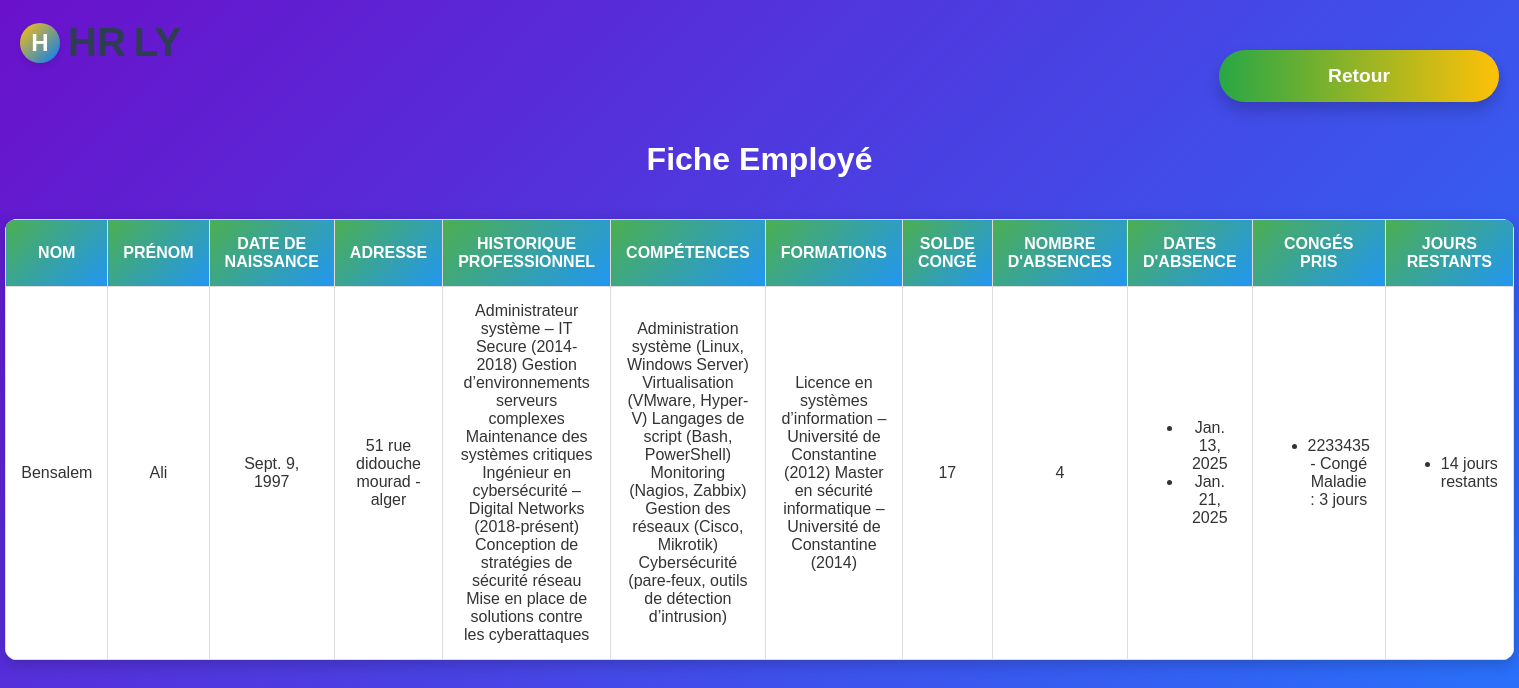
Page /main/6/ficheemploye/ on the committed database.
### projectapp/models.py (models this page shows, shortened)
class Employe(models.Model):
    CHOICE_SEXE =[('female','female'),('male','male')]
    code = models.CharField(max_length=10, unique=True)
    nom = models.CharField(max_length=100)
    prenom = models.CharField(max_length=100)
    date_naissance = models.DateField()
    date_embauche = models.DateField()
    adresse = models.TextField()
    id_service =  models.ForeignKey(Service,on_delete=models.CASCADE)
    historique_professionnel = models.TextField(blank=True, null=True)
    competences = models.TextField(blank=True, null=True)
    formations = models.TextField(blank=True, null=True)
    solde_conge = models.PositiveIntegerField(default=0)
    droits_conge = models.PositiveIntegerField(default=0)
    nb_absence = models.PositiveIntegerField(default=0)  # Compteur d'absences
    nb_massrouf=models.PositiveIntegerField(default=0)
    sexe=models.CharField(max_length=10,choices=CHOICE_SEXE)

class Absence(models.Model):
    employe = models.ForeignKey(Employe, on_delete=models.CASCADE, related_name='absences')
    date_absence = models.DateField()
    est_absent = models.BooleanField(default=True)

class Conge (models.Model):
    TYPE_CONGE_CHOICES = [
        ('ANNUEL', 'Congé Annuel'),
        ('MALADIE', 'Congé Maladie'),
        ('MATERNITE', 'Congé de Maternité'),
        ('PATERNITE', 'Congé de Paternité'),
        ('SANS_SOLDE', 'Congé Sans Solde'),
        ('AUTRE', 'Autre'),
    ]
    code_conge = models.CharField(max_length=10 , unique=True)
    date_debut = models.DateField()
    date_fin = models.DateField()
    id_employe=models.ForeignKey(Employe,on_delete=models.CASCADE)
    type_conge = models.CharField(max_length=20, choices=TYPE_CONGE_CHOICES)
    def get_nombre_jours(self):
        return (self.date_fin - self.date_debut).days + 1  # Inclure les deux jours

### projectapp/views.py (the view)
# urls.py: path('<int:pk>/ficheemploye/', views.fiche_employe, name='fiche_employe'),
def fiche_employe(request, pk):
    employe = get_object_or_404(Employe, pk=pk)
    congés = employe.conge_set.all()
    absences = Absence.objects.filter(employe=employe)
    conge_data = []
    for conge in congés:
        jours_pris = conge.get_nombre_jours()
        jours_restants = employe.solde_conge - jours_pris
        conge_data.append({
            'conge': conge,
            'jours_restants': jours_restants,
        })
    return render(request, 'rh/employes/fiche_employe.html', {
        'employe': employe,
        'absences':absences,
        'conge_data': conge_data,
    })

### projectapp/templates/rh/employes/fiche_employe.html (shortened to what this page needs)
<!DOCTYPE html>
<html lang="fr">
<head>
</head>
<body>
    <header class="logo">
        <div class="logo-icon">H</div>
        <span>HR</span><span>ly</span>
    </header>
    <h1>Fiche Employé</h1>
    <table id="employeeTable">
        <thead>
            <tr>
                <th>Nom</th>
                <th>Prénom</th>
                <th>Date de Naissance</th>
                <th>Adresse</th>
                <th>Historique Professionnel</th>
                <th>Compétences</th>
                <th>Formations</th>
                <th>Solde Congé</th>
                <th>Nombre d'Absences</th>
                <th>Dates d'Absence</th>
                <th>Congés Pris</th>
                <th>Jours Restants</th>
            </tr>
        </thead>
        <tbody>
            <tr>
                <td>{{ employe.nom }}</td>
                <td>{{ employe.prenom }}</td>
                <td>{{ employe.date_naissance }}</td>
                <td>{{ employe.adresse }}</td>
                <td>{{ employe.historique_professionnel }}</td>
                <td>{{ employe.competences }}</td>
                <td>{{ employe.formations }}</td>
                <td>{{ employe.solde_conge }}</td>
                <td>{{ employe.nb_absence }}</td>
                <td>
                    <ul>
                        {% for absence in absences %}
                            <li>{{ absence.date_absence }}</li>
                        {% empty %}
                            <li>Aucune absence enregistrée</li>
                        {% endfor %}
                    </ul>
                </td>
                <td>
                    <ul>
                        {% for conge in conge_data %}
                            <li>{{ conge.conge.code_conge }} - {{ conge.conge.get_type_conge_display }} : {{ conge.conge.get_nombre_jours }} jours</li>
                        {% endfor %}
                    </ul>
                </td>
                <td>
                    <ul>
                        {% for conge in conge_data %}
                            <li>{{ conge.jours_restants }} jours restants</li>
                        {% endfor %}
                    </ul>
                </td>
            </tr>
        </tbody>
    </table>
    <a href="{% url 'gestion_employe' %}" class="btn-retour">Retour</a>
</body>
</html>

### projectapp/templates/rh/employes/fiche_employe.html (style rules this page uses)
body { font-family: 'Arial', sans-serif; margin: 0; padding: 0; background: linear-gradient(135deg, #6a11cb, #2575fc); color: #fff; text-align: center; display: flex; flex-direction: column; justify-content: center; align-items: center; height: 100vh; overflow: hidden; }
.logo { position: absolute; top: 20px; left: 20px; display: flex; align-items: center; gap: 8px; font-size: 2.5rem; font-weight: 600; color: #2c3e50; text-transform: uppercase; }
.logo-icon { width: 40px; height: 40px; background: linear-gradient(135deg, #FFC107, #007BFF); border-radius: 50%; display: flex; justify-content: center; align-items: center; font-size: 1.5rem; color: #fff; font-weight: bold; box-shadow: 0 4px 6px rgba(0, 0, 0, 0.1); }
.btn-retour { position: absolute; top: 20px; right: 20px; padding: 15px 40px; font-size: 1.2rem; font-weight: bold; color: #fff; text-decoration: none; border-radius: 50px; background: linear-gradient(90deg, #28a745, #FFC107); transition: all 0.3s ease; box-shadow: 0 8px 15px rgba(0, 0, 0, 0.2); cursor: pointer; }
table { width: 90%; margin: 20px auto; border-collapse: collapse; background: white; color: #333; box-shadow: 0 4px 15px rgba(0, 0, 0, 0.2); border-radius: 12px; overflow: hidden; }
th, td { padding: 15px; text-align: center; border: 1px solid #ddd; }
th { background: linear-gradient(135deg, #4CAF50, #2196F3); color: white; text-transform: uppercase; font-weight: bold; }
a { display: block; width: 200px; text-align: center; padding: 15px; background-color: #4CAF50; color: white; text-decoration: none; margin: 30px auto; border-radius: 25px; transition: all 0.3s ease; }

### rows in the picture
Employe: nom "Bensalem", prenom "Ali", date_naissance "Sept. 9, 1997", adresse "51 rue didouche mourad -alger", historique_professionnel "Administrateur système – IT Secure (2014-2018) Gestion d’environnements serveurs complexes Maintenance des systèmes critiques Ingénieur en cybersécurité – Digital Networks (2018-présent) Conception de stratégies de sécurité réseau Mise en place de solutions contre les cyberattaques", competences "Administration système (Linux, Windows Server) Virtualisation (VMware, Hyper-V) Langages de script (Bash, PowerShell) Monitoring (Nagios, Zabbix) Gestion des réseaux (Cisco, Mikrotik) Cybersécurité (pare-feux, outils de détection d’intrusion)", formations "Licence en systèmes d’information – Université de Constantine (2012) Master en sécurité informatique – Université de Constantine (2014)", solde_conge "17", nb_absence "4"
Absence: date_absence "Jan. 13, 2025"
Absence: date_absence "Jan. 21, 2025"
Conge: conge.code_conge "2233435", conge.type_conge "Congé Maladie", conge.get_nombre_jours "3", jours_restants "14"
